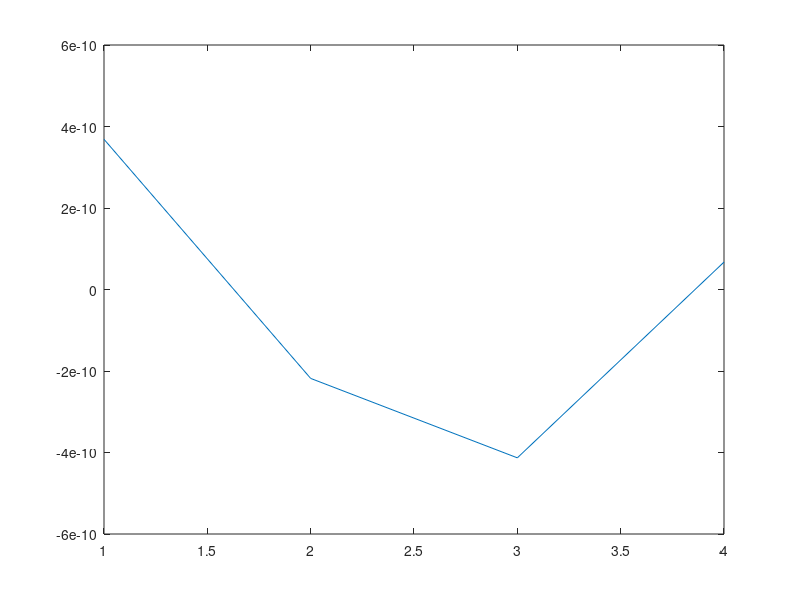

The MATLAB source for this figure:
% Task 3.

% General informations about iterative methods for system of linear
% equations.
% sr
% Iterative method for for solving Ax = b are used mostly for problems of
% large dimension and with sparse matrix A.

% Iterative method will work properly with any matrix M and vector w
% satisfying:
% 1) the convergence condition: sr(M) < 1.
% 2) the coincidence condition x = Mx + w


% Jacobi's method

% Decompose matrix A:
% A = L + D + U, where L - subdiagonal matrix, D - diagonal matrix, U - over diagonal
% matrix.
% The system of linear equations Ax = b can be written as: 
% Dx = -(L + U)x + b 
% Assuming that the D matrix is nonsingular the Jacobi's method can be written as:
% x(i+1) = -D^(-1)(L+U)x(i) + D^(-1)b 

% The Jacobi's method is a parallel computation scheme because the Jacobi's
% method can be written in the form of n independent scalar equations.

row1 = [13 2 -8 1];
row2 = [1 10 5 -2];
row3 = [6 2 -23 15];
row4 = [1 2 -1 13];

A = [row1; row2; row3; row4];
disp(A);

B = [16 24 184 82];
B = B';
disp(B);


n = 4;
%{
% Create diagonal matrix D.
D = zeros(n, n);
for i=1:n
   for j=1:n
       if (i == j)
           D(i,j) = A(i,j);
       end
   end
end


% Create subdiagonal matrix L.
L = zeros(n, n);
for i=2:n
   for j=1:(i-1)
       L(i,j) = A(i,j);
   end
end


% Create uperdiagonal matrix U.
U = zeros(n, n);
for i=1:n
   for j=(i+1):n
       U(i,j) = A(i,j);
   end
end
%}

% Decomoposing matrix A.

D = diag(diag(A));
U = triu(A);
L = tril(A);

disp(A);
disp(D);
disp(L);
disp(U);


% Initial results approximations.
accuracy = 1e-10;
curr_accuracy = inf;
iterations = 0;
sum = 0;

x = zeros(n, 1);
while accuracy < curr_accuracy
    prev_x = x;
    for j=1:n
        sum = 0;
        for k=1:n
            if (j~=k)
                sum = sum + (L(j,k) + U(j,k)) * prev_x(k,1); 
            end
        end
        x(j,1) = (sum - B(j,1))* (-1/D(j,j));
    end
    iterations = iterations + 1;
    curr_accuracy = norm(x - prev_x);
end

disp('x');
disp(x);

plot(A*x-B);
disp(A*x-B);
disp(B);
disp(A*x);



while accuracy < curr_accuracy && iterations < max_iterations
    prev_x = x;
    for j=1:n
        sum = 0;
        w = 0;
        for k=1:(j-1)
            sum = sum + ((L(j,k) + U(j,k)) * x(k)); 
        end
        for k=(j+1):n
            sum = sum + ((L(j,k) + U(j,k)) * prev_x(k));
        end
        x(j,1) = (sum - B(j,1))* (-1/D(j,j));
    end
    iterations = iterations + 1;
    curr_accuracy = norm(prev_x - x);
end










% Different version of Jacobi's method implementation - without decomposing
% matrix A.

% With the Jacobi method, the values of x obtained in the kth iteration
% remain unchained unil the entire (k+1)th iteration has been calculated.

% Algorithm:
% While accuracy < current accuracy:
% For i = 1...n calcuate X as:
%   For the first iteration substitute guessed approximation vector and calcualte
%   new approximation.
%   For the next iterations substiute vector calcuted in the previous iteration.

% Assign matrix with the given values.
%{
row1 = [13 2 -8 1];
row2 = [1 10 5 -2];
row3 = [6 2 -23 15];
row4 = [1 2 -1 13];

A = [row1; row2; row3; row4];

B = [16 24 184 82];
B = B';

C = [A B];

n = 4;

% Initial results approximations.
X = zeros(n, 1);

accuracy = 10e-10;
curr_accuracy = 1;
iterations = 0;

while accuracy < curr_accuracy
    prev_x = X;
    
    for i=1:n
        approx = 0;
        
        for j=1:n
            if j ~= i
                approx = approx + A(i, j) * X(j);
            end
        end
        X(i) = (B(i) - approx) / A(i, i);
    end   
    
    iterations = iterations + 1;
    curr_accuracy = norm(prev_x - X);
end

%disp(iterations);
disp(X);
disp(A*X-B);
plot(A*X-B);
%}


















% Task 3.

% General informations about iterative methods for system of linear
% equations.
% sr
% Iterative method for for solving Ax = b are used mostly for problems of
% large dimension and with sparse matrix A.

% Iterative method will work properly with any matrix M and vector w
% satisfying:
% 1) the convergence condition: sr(M) < 1.
% 2) the coincidence condition x = Mx + w


% Jacobi's method

% Decompose matrix A:
% A = L + D + U, where L - subdiagonal matrix, D - diagonal matrix, U - over diagonal
% matrix.
% The system of linear equations Ax = b can be written as: 
% Dx = -(L + U)x + b 
% Assuming that the D matrix is nonsingular the Jacobi's method can be written as:
% x(i+1) = -D^(-1)(L+U)x(i) + D^(-1)b 

% The Jacobi's method is a parallel computation scheme because the Jacobi's
% method can be written in the form of n independent scalar equations.

row1 = [13 2 -8 1];
row2 = [1 10 5 -2];
row3 = [6 2 -23 15];
row4 = [1 2 -1 13];

A = [row1; row2; row3; row4];
disp(A);

B = [16 24 184 82];
B = B';
disp(B);


n = 4;
%{
% Create diagonal matrix D.
D = zeros(n, n);
for i=1:n
   for j=1:n
       if (i == j)
           D(i,j) = A(i,j);
       end
   end
end


% Create subdiagonal matrix L.
L = zeros(n, n);
for i=2:n
   for j=1:(i-1)
       L(i,j) = A(i,j);
   end
end


% Create uperdiagonal matrix U.
U = zeros(n, n);
for i=1:n
   for j=(i+1):n
       U(i,j) = A(i,j);
   end
end
%}
